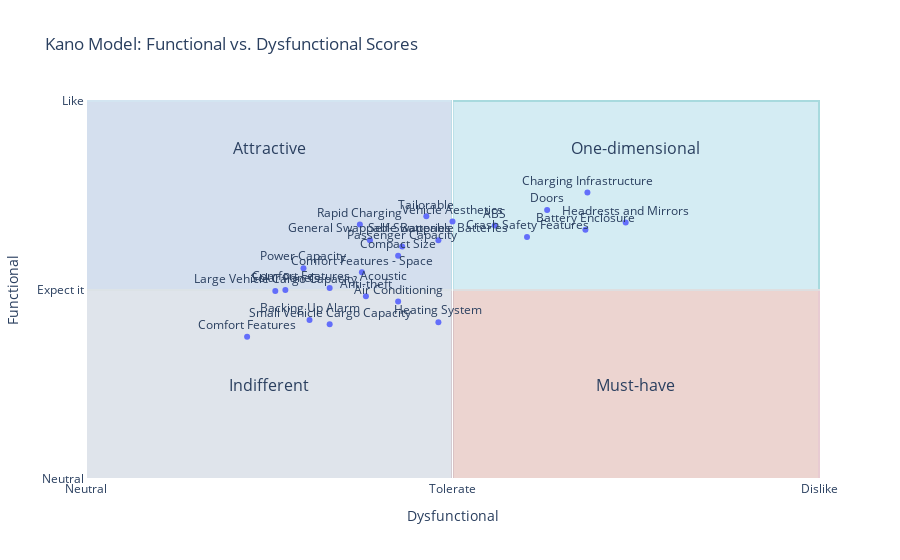

The cell this chart's notebook holds for it:
### Code cell
# Step 3: Prepare Kano data
df_kano = prepare_kano_data(df)

# Step 4: Get feature names for Kano analysis
feature_names = get_feature_names()


# Step 5: Apply Kano scoring
df_kano = apply_kano_scoring(df_kano, feature_names)

# Step 6: Calculate Kano averages
df_averages = calculate_kano_averages(df_kano, feature_names)

# Step 7: Plot Kano results 
plot_kano_results(df_averages)

### Figure 1 — Plotly figure (JSON) as saved in the notebook; plotly's stock layout.template omitted (floating-point values rounded to 4 significant figures)
{"data": [{"hovertemplate": "Average Dysfunctional Score=%{x}<br>Average Functional Score=%{y}<br>Feature=%{text}<extra></extra>", "legendgroup": "", "marker": {"color": "#636efa", "symbol": "circle"}, "mode": "markers+text", "name": "", "orientation": "v", "showlegend": false, "text": ["Heating System", "Air Conditioning", "Small Vehicle Cargo Capacity", "Large Vehicle Cargo Capacity", "Tailorable", "ABS", "Backing Up Alarm", "Headrests and Mirrors", "Crash Safety Features", "Passenger Capacity", "Doors", "Anti-theft", "Comfort Features", "Comfort Features - Space", "Comfort Features - Acoustic", "Compact Size", "Vehicle Aesthetics", "General Swappable Batteries", "Self-Swappable Batteries", "Power Capacity", "Rapid Charging", "Charging Infrastructure", "Battery Enclosure", "Solar Panels"], "textposition": "top center", "type": "scatter", "x": [1.923, 1.703, 1.33, 1.033, 1.857, 2.231, 1.22, 2.945, 2.407, 1.725, 2.516, 1.527, 0.8791, 1.505, 1.33, 1.703, 2, 1.549, 1.923, 1.187, 1.495, 2.736, 2.725, 1.088], "xaxis": "x", "y": [1.659, 1.879, 1.637, 1.989, 2.78, 2.681, 1.681, 2.714, 2.56, 2.462, 2.846, 1.934, 1.505, 2.187, 2.022, 2.363, 2.725, 2.527, 2.527, 2.231, 2.692, 3.033, 2.637, 2], "yaxis": "y"}], "layout": {"annotations": [{"font": {"size": 16}, "showarrow": false, "text": "One-dimensional", "x": 3, "y": 3.5}, {"font": {"size": 16}, "showarrow": false, "text": "Must-have", "x": 3, "y": 1}, {"font": {"size": 16}, "showarrow": false, "text": "Attractive", "x": 1, "y": 3.5}, {"font": {"size": 16}, "showarrow": false, "text": "Indifferent", "x": 1, "y": 1}], "legend": {"tracegroupgap": 0}, "shapes": [{"fillcolor": "PaleTurquoise", "layer": "below", "line": {"color": "LightSeaGreen"}, "opacity": 0.3, "type": "rect", "x0": 2, "x1": 4, "y0": 2, "y1": 4}, {"fillcolor": "LightSalmon", "layer": "below", "line": {"color": "LightCoral"}, "opacity": 0.3, "type": "rect", "x0": 2, "x1": 4, "y0": 0, "y1": 2}, {"fillcolor": "LightSteelBlue", "layer": "below", "line": {"color": "LightBlue"}, "opacity": 0.3, "type": "rect", "x0": 0, "x1": 2, "y0": 2, "y1": 4}, {"fillcolor": "LightGray", "layer": "below", "line": {"color": "Gray"}, "opacity": 0.3, "type": "rect", "x0": 0, "x1": 2, "y0": 0, "y1": 2}], "title": {"text": "Kano Model: Functional vs. Dysfunctional Scores"}, "xaxis": {"anchor": "y", "domain": [0, 1], "ticktext": ["Like", "Must-be", "Neutral", "Tolerate", "Dislike"], "tickvals": [-2, -1, 0, 2, 4], "title": {"text": "Dysfunctional"}}, "yaxis": {"anchor": "x", "domain": [0, 1], "ticktext": ["Dislike", "Tolerate", "Neutral", "Expect it", "Like"], "tickvals": [-2, -1, 0, 2, 4], "title": {"text": "Functional"}}}}
